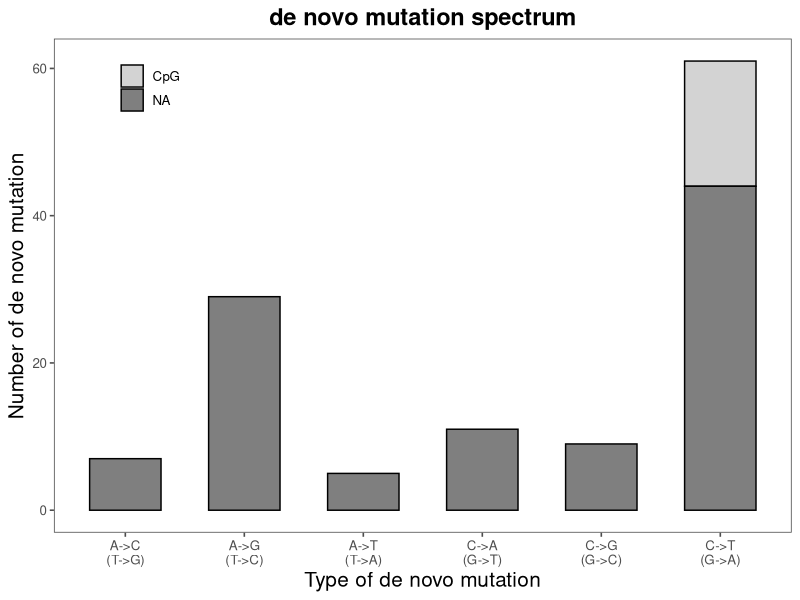
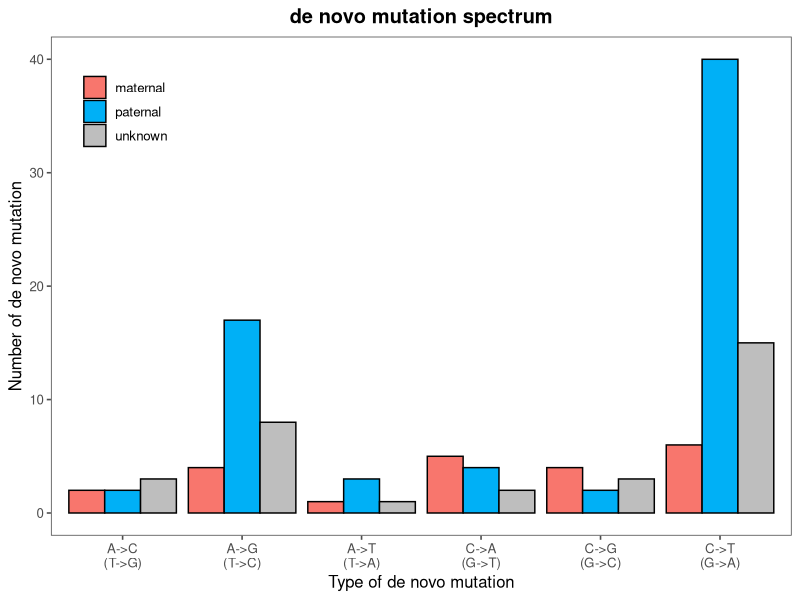
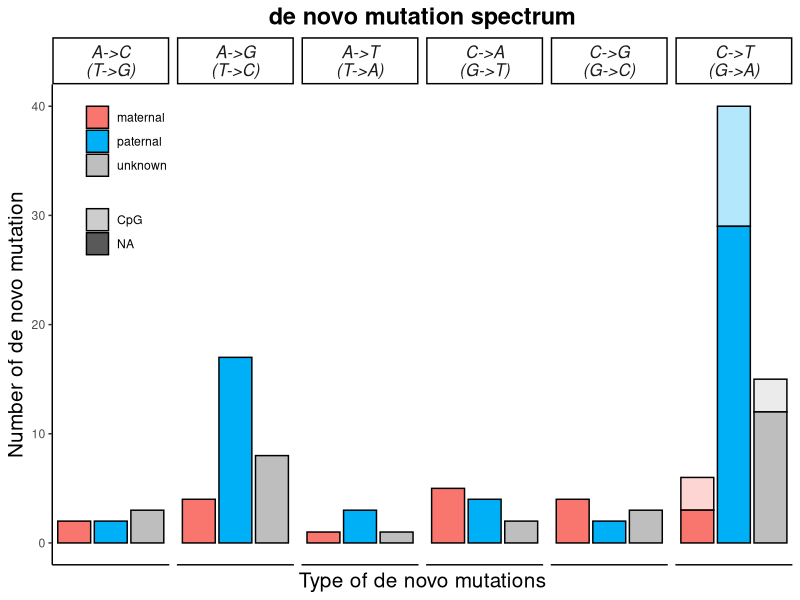
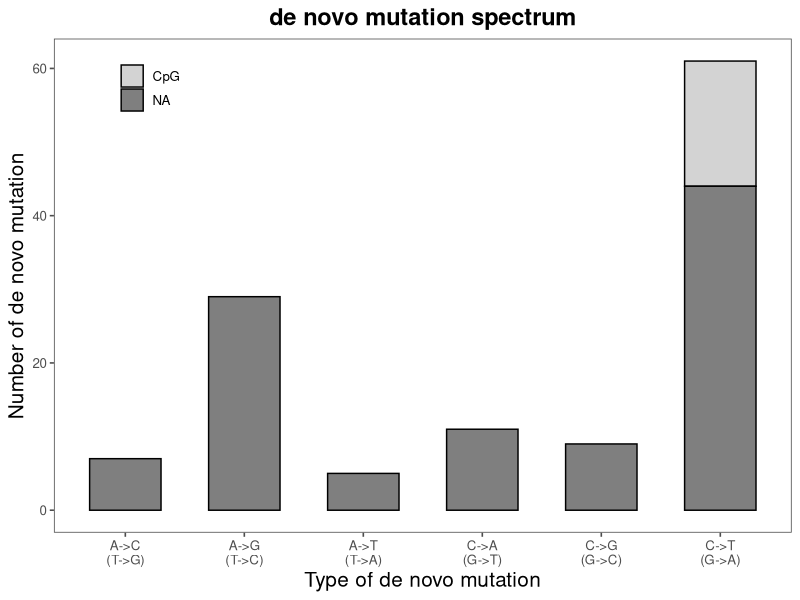
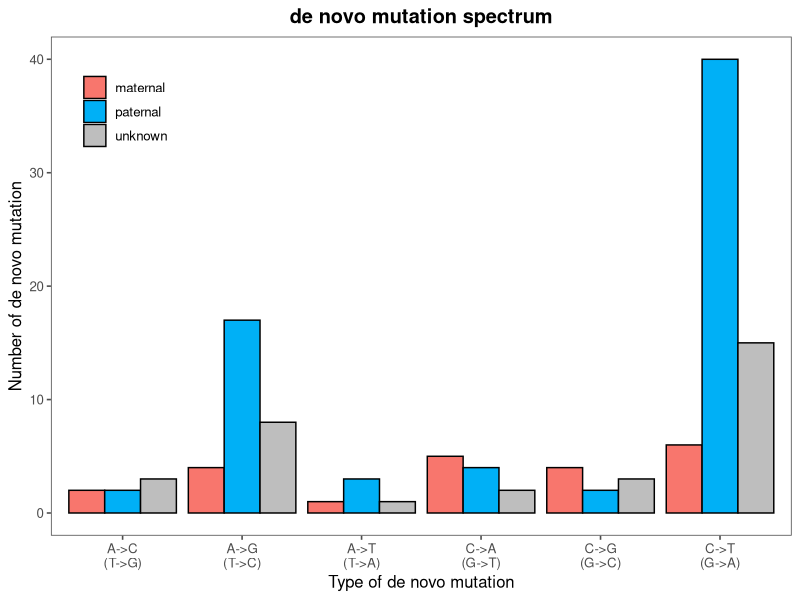
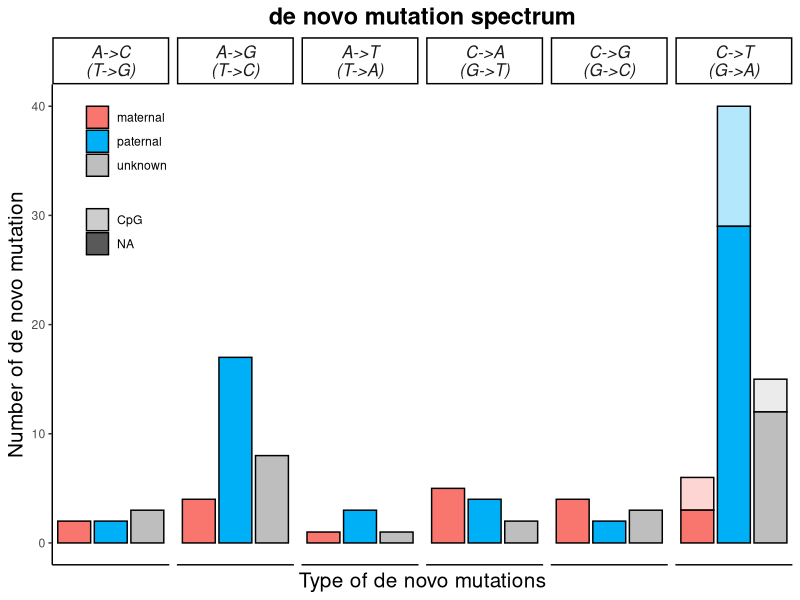

Write the R code that produced these figures, in order.
library(ggplot2)
library(ggthemes)

dt <- read.csv("./DNMs_information_list_oldgenome.csv",header = T)
head(dt)

p1 <- ggplot(dt, aes(x=type3,fill=CpGsite,alpha=CpGsite)) +
  geom_bar(stat="count",position="stack",color="black",width = 0.6)+ 
  scale_fill_manual(values=c("#6b6b6b","#6b6b6b")) +
  scale_alpha_manual(values=c(0.3,1))+
  ggtitle("de novo mutation spectrum")+
  xlab("Type of de novo mutation")+
  ylab("Number of de novo mutation")+
  theme_few()+
  theme(
    axis.title.x=element_text(size=15),
    axis.title.y=element_text(size=15),
    legend.title = element_blank(),
    legend.position = c(0.13, 0.9),
    plot.title = element_text(hjust = 0.5,face = "bold",size=17))  #设置标题居中
p1
ggsave("./突变谱1_oldgenome.pdf",plot = p1,width = 6,height = 5)


p2 <- ggplot(dt, aes(x=type3,fill=Source)) +
  geom_bar(stat="count",position=position_dodge(),color="black")+
  scale_fill_manual(values=c("#f8766d","#00b0f6","grey")) +
  ggtitle("de novo mutation spectrum")+
  xlab("Type of de novo mutation")+
  ylab("Number of de novo mutation")+
  theme_few()+
  theme(plot.title = element_text(hjust = 0.5,face = "bold"),
        legend.title = element_blank(),
        legend.position = c(0.1, 0.85))
p2
ggsave("./突变谱2_oldgenome.pdf",plot = p2,width = 7,height = 5)


## 按父母来源分类
p3 <- ggplot(dt,aes(x=Source,fill=Source,alpha = CpGsite))+
  geom_bar(stat="count",position="stack",color="black") +
  ggtitle("de novo mutation spectrum")+
  facet_wrap(~type3,nrow=1,ncol=6)+
  scale_fill_manual(values=c("#f8766d","#00b0f6","grey")) +
  scale_alpha_manual(values=c(0.3,1))+
  xlab("Type of de novo mutations")+
  ylab("Number of de novo mutation")+
  theme_classic() +
  theme(
    axis.text.x=element_blank(),
    axis.ticks.x=element_blank(),
    axis.title.x=element_text(size=15),
    axis.title.y=element_text(size=15),
    strip.text.x=element_text(face="italic",size=12),
    legend.title = element_blank(),
    legend.position = c(0.1, 0.8),
    plot.title = element_text(hjust = 0.5,face = "bold",size=17))  #设置标题居中
p3
ggsave("./突变谱3_oldgenome.pdf",plot = p3,width = 7,height = 5)

